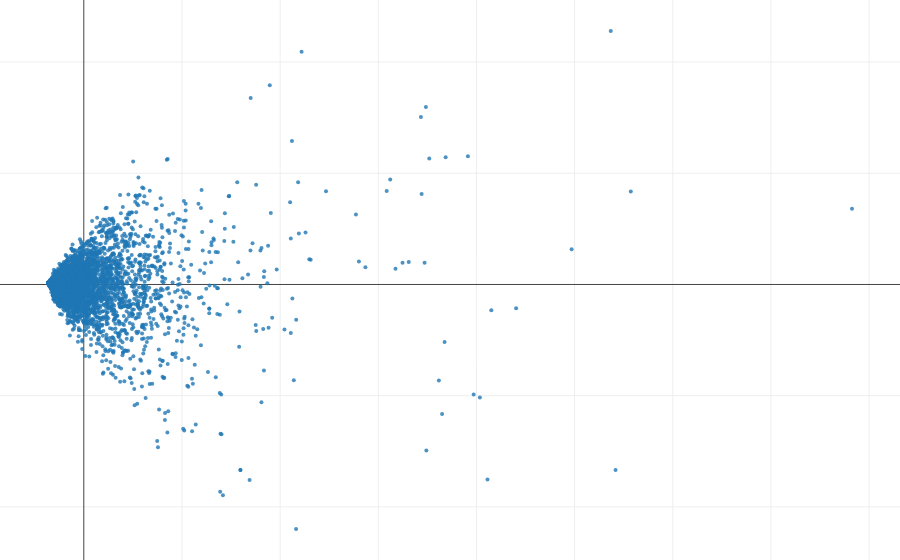

The code cell stored with this chart in its notebook:
### Code cell
#### Let's plot the first 3 coordinates nonetheless.
####
fig_data= [go.Scatter(
        x = features[:,0],
        y = features[:,1],
        mode= "markers",
        text= [str(x) for x in range(features.shape[0])],
        marker= {
        'line': {'width': 0},
        'size': 4,
        'symbol': 'circle',
      "opacity": .8
      }
    )]


layout = go.Layout(
    margin=dict(
        l=0,
        r=0,
        b=0,
        t=0
    )
)

fig = go.Figure(data=fig_data, layout=layout)
iplot(fig)

### Figure 1 — Plotly figure (JSON) as saved in the notebook; plotly's stock layout.template omitted (floating-point values rounded to 4 significant figures; data arrays with more than 128 entries replaced by an {"elided": "..."} marker saying what was removed)
{"data": [{"marker": {"line": {"width": 0}, "opacity": 0.8, "size": 4, "symbol": "circle"}, "mode": "markers", "text": {"elided": "4995 str values"}, "type": "scatter", "uid": "302779bf-f3a2-4702-83a5-c8461043e722", "x": {"elided": "4995 float values"}, "y": {"elided": "4995 float values"}}], "layout": {"margin": {"b": 0, "l": 0, "r": 0, "t": 0}}}
